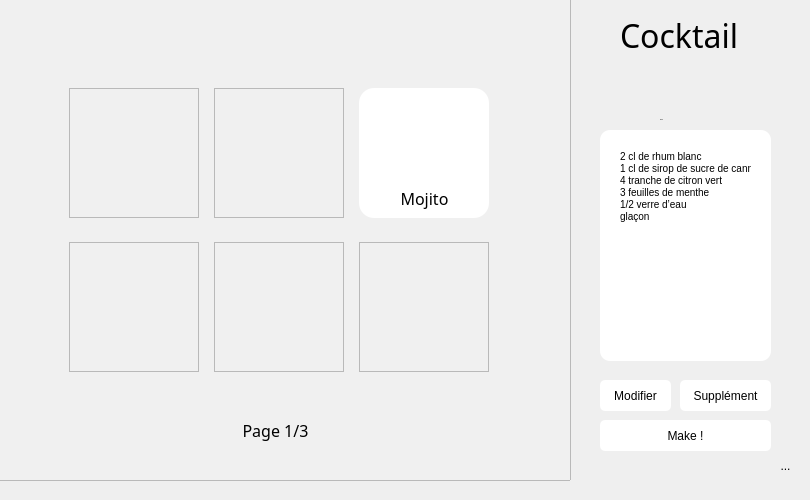
    <widget class="MainPage" name="mainPage">
     <property name="minimumSize">
      <size>
       <width>800</width>
       <height>0</height>
      </size>
     </property>
     <widget class="QFrame" name="cocktailView">
      <property name="geometry">
       <rect>
        <x>-10</x>
        <y>-10</y>
        <width>581</width>
        <height>491</height>
       </rect>
      </property>
      <property name="styleSheet">
       <string notr="true">background-color: #F0F0F0;</string>
      </property>
      <property name="frameShape">
       <enum>QFrame::StyledPanel</enum>
      </property>
      <property name="frameShadow">
       <enum>QFrame::Raised</enum>
      </property>
      <widget class="QLabel" name="logo_2">
       <property name="geometry">
        <rect>
         <x>240</x>
         <y>460</y>
         <width>91</width>
         <height>21</height>
        </rect>
       </property>
       <property name="text">
        <string/>
       </property>
       <property name="pixmap">
        <pixmap>ressources/generic/pompette_noir.png</pixmap>
       </property>
       <property name="scaledContents">
        <bool>true</bool>
       </property>
      </widget>
      <widget class="QStackedWidget" name="cocktailCarousel">
       <property name="geometry">
        <rect>
         <x>60</x>
         <y>70</y>
         <width>471</width>
         <height>351</height>
        </rect>
       </property>
       <property name="frameShape">
        <enum>QFrame::NoFrame</enum>
       </property>
       <widget class="QWidget" name="cocktailPage1">
        <widget class="QWidget" name="layoutWidget">
         <property name="geometry">
          <rect>
           <x>10</x>
           <y>10</y>
           <width>441</width>
           <height>321</height>
          </rect>
         </property>
         <layout class="QGridLayout" name="gridCocktailLayout">
          <item row="0" column="0">
           <widget class="QFrame" name="frame_3">
            <property name="sizePolicy">
             <sizepolicy hsizetype="Fixed" vsizetype="Fixed">
              <horstretch>0</horstretch>
              <verstretch>0</verstretch>
             </sizepolicy>
            </property>
            <property name="minimumSize">
             <size>
              <width>130</width>
              <height>130</height>
             </size>
            </property>
            <property name="maximumSize">
             <size>
              <width>130</width>
              <height>130</height>
             </size>
            </property>
            <property name="frameShape">
             <enum>QFrame::StyledPanel</enum>
            </property>
            <property name="frameShadow">
             <enum>QFrame::Raised</enum>
            </property>
           </widget>
          </item>
          <item row="1" column="0">
           <widget class="QFrame" name="frame_5">
            <property name="sizePolicy">
             <sizepolicy hsizetype="Fixed" vsizetype="Fixed">
              <horstretch>0</horstretch>
              <verstretch>0</verstretch>
             </sizepolicy>
            </property>
            <property name="minimumSize">
             <size>
              <width>130</width>
              <height>130</height>
             </size>
            </property>
            <property name="maximumSize">
             <size>
              <width>130</width>
              <height>130</height>
             </size>
            </property>
            <property name="frameShape">
             <enum>QFrame::StyledPanel</enum>
            </property>
            <property name="frameShadow">
             <enum>QFrame::Raised</enum>
            </property>
           </widget>
          </item>
          <item row="1" column="2">
           <widget class="QFrame" name="frame_7">
            <property name="sizePolicy">
             <sizepolicy hsizetype="Fixed" vsizetype="Fixed">
              <horstretch>0</horstretch>
              <verstretch>0</verstretch>
             </sizepolicy>
            </property>
            <property name="minimumSize">
             <size>
              <width>130</width>
              <height>130</height>
             </size>
            </property>
            <property name="maximumSize">
             <size>
              <width>130</width>
              <height>130</height>
             </size>
            </property>
            <property name="frameShape">
             <enum>QFrame::StyledPanel</enum>
            </property>
            <property name="frameShadow">
             <enum>QFrame::Raised</enum>
            </property>
           </widget>
          </item>
          <item row="1" column="1">
           <widget class="QFrame" name="frame_6">
            <property name="sizePolicy">
             <sizepolicy hsizetype="Fixed" vsizetype="Fixed">
              <horstretch>0</horstretch>
              <verstretch>0</verstretch>
             </sizepolicy>
            </property>
            <property name="minimumSize">
             <size>
              <width>130</width>
              <height>130</height>
             </size>
            </property>
            <property name="maximumSize">
             <size>
              <width>130</width>
              <height>130</height>
             </size>
            </property>
            <property name="frameShape">
             <enum>QFrame::StyledPanel</enum>
            </property>
            <property name="frameShadow">
             <enum>QFrame::Raised</enum>
            </property>
           </widget>
          </item>
          <item row="0" column="1">
           <widget class="QFrame" name="frame_4">
            <property name="sizePolicy">
             <sizepolicy hsizetype="Fixed" vsizetype="Fixed">
              <horstretch>0</horstretch>
              <verstretch>0</verstretch>
             </sizepolicy>
            </property>
            <property name="minimumSize">
             <size>
              <width>130</width>
              <height>130</height>
             </size>
            </property>
            <property name="maximumSize">
             <size>
              <width>130</width>
              <height>130</height>
             </size>
            </property>
            <property name="frameShape">
             <enum>QFrame::StyledPanel</enum>
            </property>
            <property name="frameShadow">
             <enum>QFrame::Raised</enum>
            </property>
           </widget>
          </item>
          <item row="0" column="2">
           <widget class="CocktailCard" name="cocktailCard">
            <property name="sizePolicy">
             <sizepolicy hsizetype="Fixed" vsizetype="Fixed">
              <horstretch>0</horstretch>
              <verstretch>0</verstretch>
             </sizepolicy>
            </property>
            <property name="minimumSize">
             <size>
              <width>130</width>
              <height>130</height>
             </size>
            </property>
            <property name="maximumSize">
             <size>
              <width>130</width>
              <height>130</height>
             </size>
            </property>
            <property name="styleSheet">
             <string notr="true">background-color: #FFFFFF; /* Couleur de fond blanc */
border-radius: 15px; /* Bords arrondis de 5px */
</string>
            </property>
            <property name="frameShape">
             <enum>QFrame::StyledPanel</enum>
            </property>
            <property name="frameShadow">
             <enum>QFrame::Raised</enum>
            </property>
            <widget class="QLabel" name="cocktailCardName">
             <property name="enabled">
              <bool>true</bool>
             </property>
             <property name="geometry">
              <rect>
               <x>20</x>
               <y>100</y>
               <width>91</width>
               <height>21</height>
              </rect>
             </property>
             <property name="font">
              <font>
               <family>CoconPro</family>
               <pointsize>-1</pointsize>
              </font>
             </property>
             <property name="styleSheet">
              <string notr="true">color: black;
font-size: 16px;</string>
             </property>
             <property name="text">
              <string>Mojito</string>
             </property>
             <property name="alignment">
              <set>Qt::AlignCenter</set>
             </property>
            </widget>
            <widget class="QLabel" name="cocktailCardImage">
             <property name="enabled">
              <bool>true</bool>
             </property>
             <property name="geometry">
              <rect>
               <x>40</x>
               <y>20</y>
               <width>51</width>
               <height>71</height>
              </rect>
             </property>
             <property name="font">
              <font>
               <family>CoconPro</family>
               <pointsize>-1</pointsize>
              </font>
             </property>
             <property name="styleSheet">
              <string notr="true">color: black;
font-size: 16px;</string>
             </property>
             <property name="text">
              <string/>
             </property>
             <property name="pixmap">
              <pixmap>ressources/cocktail/spritz.png</pixmap>
             </property>
             <property name="scaledContents">
              <bool>true</bool>
             </property>
             <property name="alignment">
              <set>Qt::AlignCenter</set>
             </property>
            </widget>
           </widget>
          </item>
         </layout>
        </widget>
       </widget>
       <widget class="QWidget" name="cocktailPage2"/>
      </widget>
      <widget class="QPushButton" name="leftButtonMainPage">
       <property name="geometry">
        <rect>
         <x>20</x>
         <y>220</y>
         <width>31</width>
         <height>51</height>
        </rect>
       </property>
       <property name="font">
        <font>
         <family>CoconPro</family>
         <pointsize>-1</pointsize>
         <kerning>true</kerning>
        </font>
       </property>
       <property name="styleSheet">
        <string notr="true">border: none; /* Supprime la bordure */</string>
       </property>
       <property name="text">
        <string/>
       </property>
       <property name="icon">
        <iconset>
         <normaloff>ressources/generic/arrow_left.svg</normaloff>ressources/generic/arrow_left.svg</iconset>
       </property>
       <property name="iconSize">
        <size>
         <width>25</width>
         <height>25</height>
        </size>
       </property>
      </widget>
      <widget class="QPushButton" name="rightButtonMainPage">
       <property name="geometry">
        <rect>
         <x>540</x>
         <y>220</y>
         <width>31</width>
         <height>51</height>
        </rect>
       </property>
       <property name="font">
        <font>
         <family>CoconPro</family>
         <pointsize>-1</pointsize>
         <kerning>true</kerning>
        </font>
       </property>
       <property name="styleSheet">
        <string notr="true">border: none; /* Supprime la bordure */
</string>
       </property>
       <property name="text">
        <string/>
       </property>
       <property name="icon">
        <iconset>
         <normaloff>ressources/generic/arrow_right.svg</normaloff>ressources/generic/arrow_right.svg</iconset>
       </property>
       <property name="iconSize">
        <size>
         <width>25</width>
         <height>25</height>
        </size>
       </property>
      </widget>
      <widget class="QLabel" name="pageCount">
       <property name="enabled">
        <bool>true</bool>
       </property>
       <property name="geometry">
        <rect>
         <x>240</x>
         <y>430</y>
         <width>91</width>
         <height>21</height>
        </rect>
       </property>
       <property name="font">
        <font>
         <family>CoconPro</family>
         <pointsize>-1</pointsize>
        </font>
       </property>
       <property name="styleSheet">
        <string notr="true">color: black;
font-size: 16px;</string>
       </property>
       <property name="text">
        <string>Page 1/3</string>
       </property>
       <property name="alignment">
        <set>Qt::AlignCenter</set>
       </property>
      </widget>
     </widget>
     <widget class="QLabel" name="title">
      <property name="geometry">
       <rect>
        <x>620</x>
        <y>20</y>
        <width>141</width>
        <height>31</height>
       </rect>
      </property>
      <property name="font">
       <font>
        <family>CoconPro</family>
        <pointsize>-1</pointsize>
       </font>
      </property>
      <property name="styleSheet">
       <string notr="true">font-size: 32px;</string>
      </property>
      <property name="text">
       <string>Cocktail</string>
      </property>
     </widget>
     <widget class="QFrame" name="cocktailReceipeArea">
      <property name="geometry">
       <rect>
        <x>600</x>
        <y>130</y>
        <width>171</width>
        <height>231</height>
       </rect>
      </property>
      <property name="styleSheet">
       <string notr="true">background-color: #FFF;
border-radius: 10px;</string>
      </property>
      <property name="frameShape">
       <enum>QFrame::NoFrame</enum>
      </property>
      <property name="frameShadow">
       <enum>QFrame::Plain</enum>
      </property>
      <property name="lineWidth">
       <number>3</number>
      </property>
      <property name="midLineWidth">
       <number>3</number>
      </property>
      <widget class="QScrollArea" name="receipeScrollArea">
       <property name="geometry">
        <rect>
         <x>10</x>
         <y>10</y>
         <width>141</width>
         <height>211</height>
        </rect>
       </property>
       <property name="widgetResizable">
        <bool>true</bool>
       </property>
       <widget class="QWidget" name="receipe">
        <property name="geometry">
         <rect>
          <x>0</x>
          <y>0</y>
          <width>141</width>
          <height>211</height>
         </rect>
        </property>
        <widget class="QLabel" name="cocktailReceipe">
         <property name="geometry">
          <rect>
           <x>10</x>
           <y>10</y>
           <width>131</width>
           <height>191</height>
          </rect>
         </property>
         <property name="styleSheet">
          <string notr="true">color: black;
font-size: 10px;</string>
         </property>
         <property name="text">
          <string>2 cl de rhum blanc
1 cl de sirop de sucre de canne
4 tranche de citron vert
3 feuilles de menthe
1/2 verre d’eau
glaçon</string>
         </property>
         <property name="alignment">
          <set>Qt::AlignLeading|Qt::AlignLeft|Qt::AlignTop</set>
         </property>
        </widget>
       </widget>
      </widget>
     </widget>
     <widget class="QLabel" name="cocktailImage">
      <property name="geometry">
       <rect>
        <x>620</x>
        <y>80</y>
        <width>26</width>
        <height>34</height>
       </rect>
      </property>
      <property name="font">
       <font>
        <family>CoconPro</family>
        <pointsize>-1</pointsize>
       </font>
      </property>
      <property name="styleSheet">
       <string notr="true">font-size: 32px;</string>
      </property>
      <property name="text">
       <string/>
      </property>
      <property name="pixmap">
       <pixmap>ressources/cocktail/mojito.png</pixmap>
      </property>
      <property name="scaledContents">
       <bool>true</bool>
      </property>
     </widget>
     <widget class="QLabel" name="cocktailName">
      <property name="enabled">
       <bool>true</bool>
      </property>
      <property name="geometry">
       <rect>
        <x>660</x>
        <y>60</y>
        <width>111</width>
        <height>61</height>
       </rect>
      </property>
      <property name="font">
       <font>
        <family>CoconPro</family>
        <pointsize>-1</pointsize>
       </font>
      </property>
      <property name="styleSheet">
       <string notr="true"/>
      </property>
      <property name="text">
       <string>Mojito</string>
      </property>
      <property name="textFormat">
       <enum>Qt::AutoText</enum>
      </property>
      <property name="scaledContents">
       <bool>false</bool>
      </property>
      <property name="alignment">
       <set>Qt::AlignBottom|Qt::AlignLeading|Qt::AlignLeft</set>
      </property>
      <property name="wordWrap">
       <bool>true</bool>
      </property>
     </widget>
     <widget class="QToolButton" name="toolButtonMainPage">
      <property name="geometry">
       <rect>
        <x>770</x>
        <y>450</y>
        <width>31</width>
        <height>31</height>
       </rect>
      </property>
      <property name="styleSheet">
       <string notr="true">border: none; /* Supprime la bordure */
</string>
      </property>
      <property name="text">
       <string>...</string>
      </property>
      <property name="icon">
       <iconset>
        <normaloff>ressources/generic/engrenage.png</normaloff>ressources/generic/engrenage.png</iconset>
      </property>
      <property name="iconSize">
       <size>
        <width>25</width>
        <height>25</height>
       </size>
      </property>
     </widget>
     <widget class="QPushButton" name="modifyButton">
      <property name="geometry">
       <rect>
        <x>600</x>
        <y>380</y>
        <width>71</width>
        <height>31</height>
       </rect>
      </property>
      <property name="styleSheet">
       <string notr="true">QPushButton {
    color: black;
    font-size: 12px;
    background-color: white;
    border-radius: 5px;
}

QPushButton:pressed {
    background-color: #f0f0f0; /* Gris clair lorsqu'appuyé */
}
</string>
      </property>
      <property name="text">
       <string>Modifier</string>
      </property>
     </widget>
     <widget class="QPushButton" name="addButton">
      <property name="geometry">
       <rect>
        <x>680</x>
        <y>380</y>
        <width>91</width>
        <height>31</height>
       </rect>
      </property>
      <property name="styleSheet">
       <string notr="true">QPushButton {
    color: black;
    font-size: 12px;
    background-color: white;
    border-radius: 5px;
}

QPushButton:pressed {
    background-color: #f0f0f0; /* Gris clair lorsqu'appuyé */
}
</string>
      </property>
      <property name="text">
       <string>Supplément</string>
      </property>
     </widget>
     <widget class="QPushButton" name="makeButton">
      <property name="geometry">
       <rect>
        <x>600</x>
        <y>420</y>
        <width>171</width>
        <height>31</height>
       </rect>
      </property>
      <property name="styleSheet">
       <string notr="true">QPushButton {
    color: black;
    font-size: 12px;
    background-color: white;
    border-radius: 5px;
}

QPushButton:pressed {
    background-color: #f0f0f0; /* Gris clair lorsqu'appuyé */
}
</string>
      </property>
      <property name="text">
       <string>Make !</string>
      </property>
     </widget>
    </widget>
